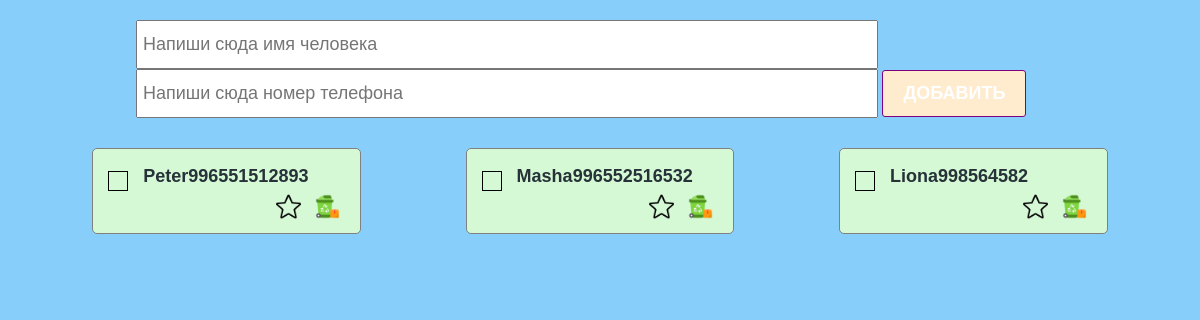
Page /meeting/ on the earlier database version.
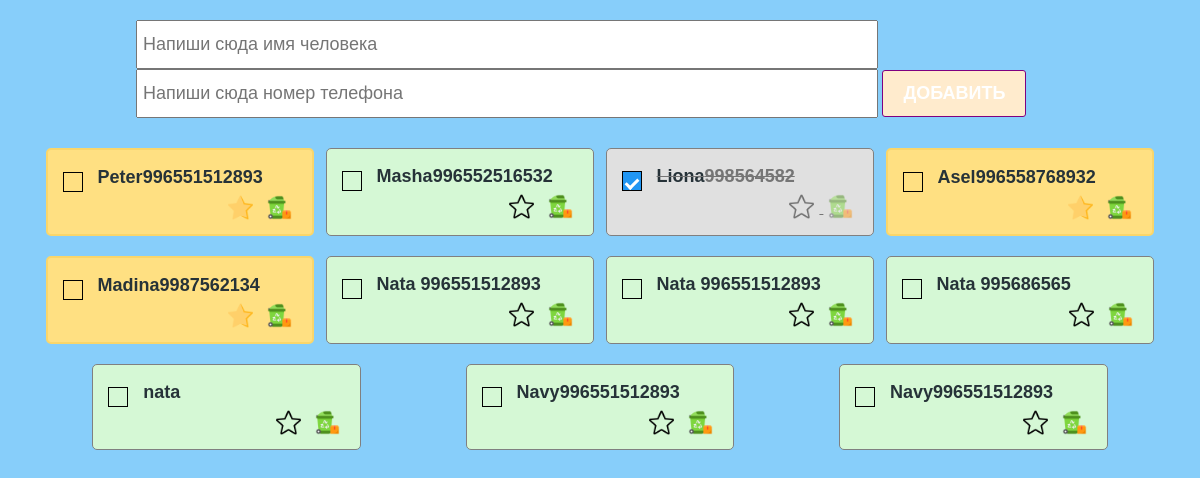
Same page on the later database version.
### main/models.py (models this page shows)
class ToMeet(models.Model):
    person = models.CharField(max_length=100)
    phone_number = models.CharField(max_length=15)
    data_of_meeting = models.DateTimeField(auto_created=True, null=True)
    is_closed = models.BooleanField(default=False)
    is_favorite = models.BooleanField(default=False)

### main/views.py (the view)
# urls.py: path("meeting/", meeting, name="meeting"),
def meeting(request):
    to_meet = ToMeet.objects.all()
    return render(request, "meeting.html", {"to_meet": to_meet} )

### main/templates/meeting.html (shortened to what this page needs)
{% load static %}
<!DOCTYPE html>
<html lang="en">
<head>
    <link rel="stylesheet" href="{% static 'styles/index.css' %}" />
    <link rel="stylesheet" href="{% static 'styles/styles.css' %}" />
</head>
<body>
  <section class="wrapper">
    <div class="create_container">
      <form action="{% url 'add-tomeet' %}" method="POST">
                <input class="create_input" type="text" placeholder="Напиши сюда имя человека" name="tomeet_person" />
                 <input class="create_input" type="tel" placeholder="Напиши сюда номер телефона" name="tomeet_phone_number" />
                <button class="create_button"> Добавить </button>
        </div>
        <div class="todo_container">
                {% for tomeet in to_meet %}
                <div class="todo_item
                   {% if tomeet.is_favorite %}
                        marked
                    {% elif tomeet.is_closed %}
                        done
                   {% endif %}
                ">
                    <div class="todo_item_header">
                        <label class="checkbox_container">
                            <span class="checkmark"></span>
                        </label>
                        <h4> <a href="{% url 'closed-tomeet' tomeet.id %}">{{ tomeet.person}}</a></h4>
                        <h4> {{ tomeet.phone_number}}</h4>
                    </div>
                    <div class="todo_item_footer">
                        <div class="action_buttons">
                            {% if tomeet.is_favorite%}
                            <a href="{% url 'unmark-tomeet' tomeet.id %}"><img src="{% static './icons/favourite.png' %}" /></a>
                            {% else %}
                            <a href="{% url 'marked-tomeet' tomeet.id %}"><img src="{% static './icons/star (1).png' %}" /></a>
                            {% endif %}
                            <a href="{% url 'clean-tomeet' tomeet.id %}"><img src="{% static './icons/recycle-bin.png' %}" /></a>
                        </div>
                    </div>
                </div>
                {% endfor%}
        </div>
    </section>
    </html>

### main/static/styles/index.css (style rules this page uses)
* { box-sizing: border-box; margin: 0; padding: 0; color: #263238; }
section { width: 100%; padding: 20px; display: flex; flex-direction: column; align-items: center; }
.create_container { width: 80%; }
.create_input { padding: 12px 5px; font-size: 18px; width: 80%; }
.create_button { padding: 12px 20px; background-color: blanchedalmond; border: 1px solid purple; color: white; font-size: 18px; text-transform: uppercase; font-weight: bold; border-radius: 3px; cursor: pointer; }
.todo_container { padding: 30px 20px; display: flex; justify-content: space-around; flex-wrap: wrap; width: 100%; }
.todo_item { border: 1px solid gray; border-radius: 5px; width: 24%; padding: 10px 15px; background-color: rgb(213, 248, 213); margin-bottom: 20px; }
.todo_item.done { background-color: #e0e0e0; text-decoration: line-through; color: #757575; }
.todo_item.done h4, .todo_item.done p, .todo_item.done span { color: #757575; }
.todo_item.done img { opacity: 0.5; }
.todo_item.marked { background-color: #ffe082; border: 2px solid #fad66a; }
.todo_item_header { display: flex; align-items: center; min-height: 35px; }
.todo_item_header h4 { font-size: 18px; font-family: sans-serif; }
.todo_item_header h4 a { text-decoration: none; }
.todo_item_footer { display: flex; justify-content: space-between; align-items: center; }
.todo_item_footer img { width: 25px; height: 25px; margin: 0 5px; cursor: pointer; }
.checkbox_container { display: block; position: relative; padding-left: 35px; margin-bottom: 12px; cursor: pointer; font-size: 22px; -webkit-user-select: none; -moz-user-select: none; -ms-user-select: none; user-select: none; }
.checkmark { position: absolute; top: 0px; left: 0; height: 20px; width: 20px; border: 1px solid black; }
.checkmark:after { content: ""; position: absolute; display: none; }
.checkbox_container input:checked~.checkmark:after { display: block; }
.checkbox_container input:checked~.checkmark { background-color: #2196f3; }
.checkbox_container .checkmark:after { left: 5px; top: 4px; width: 5px; height: 10px; border: solid white; border-width: 0 3px 3px 0; -webkit-transform: rotate(45deg); -ms-transform: rotate(45deg); transform: rotate(45deg); }

### main/static/styles/styles.css (style rules this page uses)
.wrapper { background-color: lightskyblue; height: 100vh; }

Differences in the rows shown:
changed ToMeet "Peter": is_favorite False → True (drawn); is_favorite: picture added; is_favorite: picture removed
changed ToMeet "Liona": is_closed False → True (drawn)
added ToMeet: person "Asel", phone_number "996558768932", is_favorite True (drawn)
added ToMeet: person "Madina", phone_number "9987562134", is_favorite True (drawn)
added ToMeet: person "Nata 996551512893", is_favorite False (drawn)
added ToMeet: person "Nata 996551512893", is_favorite False (drawn)
added ToMeet: person "Nata 995686565", is_favorite False (drawn)
added ToMeet: person "nata", is_favorite False (drawn)
added ToMeet: person "Navy", phone_number "996551512893", is_favorite False (drawn)
added ToMeet: person "Navy", phone_number "996551512893", is_favorite False (drawn)
